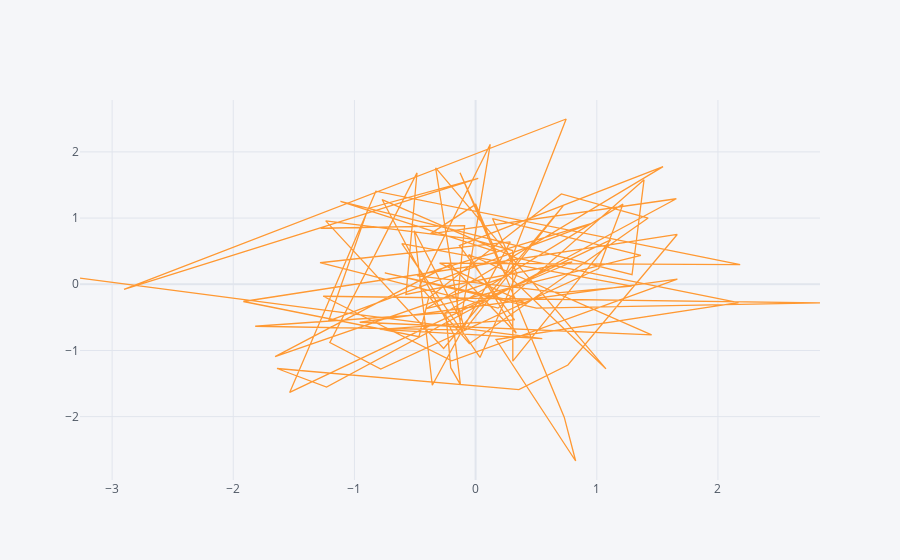

Notebook cell for this chart:
### Code cell
df.iplot(kind ='scatter' , x ='A', y = 'B',size ='C')
